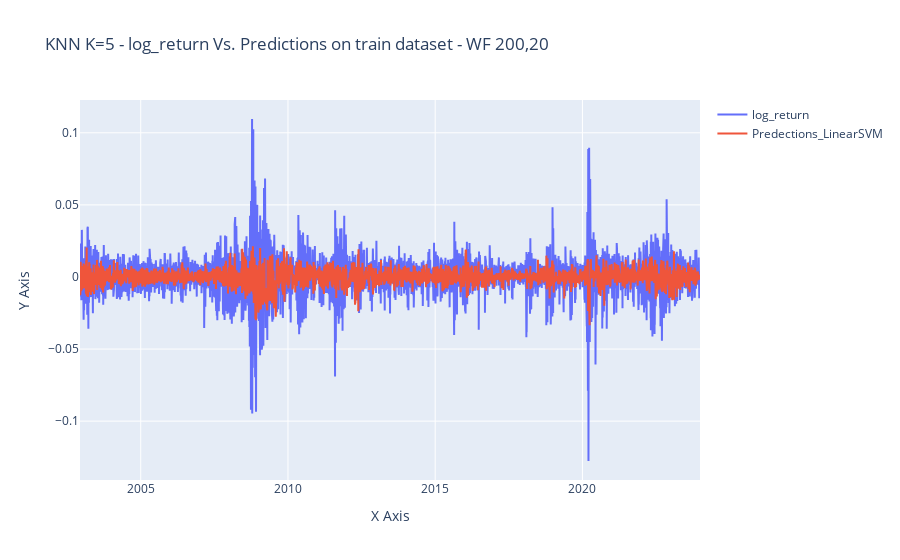

Notebook cell for this chart:
### Code cell
# Assuming df is your DataFrame containing the data
# Replace 'feature1' and 'feature2' with the names of the features you want to plot
feature1 = 'log_return'
feature2 = 'Predections_LinearSVM'

# Create line plot
fig = go.Figure(data=go.Scatter(
    x=sp500_d_includes_results.index,  # Assuming the index represents x-axis values
    y=sp500_d_includes_results[feature1],
    mode='lines',
    name=feature1
))

# Add another line plot for the second feature
fig.add_trace(go.Scatter(
    x=sp500_d_includes_results.index,  # Assuming the index represents x-axis values
    y=sp500_d_includes_results[feature2],
    mode='lines',
    name=feature2
))

# Customize layout
fig.update_layout(
    title='KNN K=5 - log_return Vs. Predictions on train dataset - WF 200,20',
    xaxis=dict(title='X Axis'),  # Customize x-axis label
    yaxis=dict(title='Y Axis'),  # Customize y-axis label
    hovermode='closest'
)

# Show plot
fig.show()

### Figure 1 — Plotly figure (JSON) as saved in the notebook; plotly's stock layout.template omitted (floating-point values rounded to 4 significant figures; data arrays with more than 128 entries replaced by an {"elided": "..."} marker saying what was removed)
{"data": [{"mode": "lines", "name": "log_return", "type": "scatter", "x": {"elided": "5300 str values"}, "y": {"elided": "5300 float values"}}, {"mode": "lines", "name": "Predections_LinearSVM", "type": "scatter", "x": {"elided": "5300 str values"}, "y": {"elided": "5300 float values"}}], "layout": {"hovermode": "closest", "title": {"text": "KNN K=5 - log_return Vs. Predictions on train dataset - WF 200,20"}, "xaxis": {"title": {"text": "X Axis"}}, "yaxis": {"title": {"text": "Y Axis"}}}}
